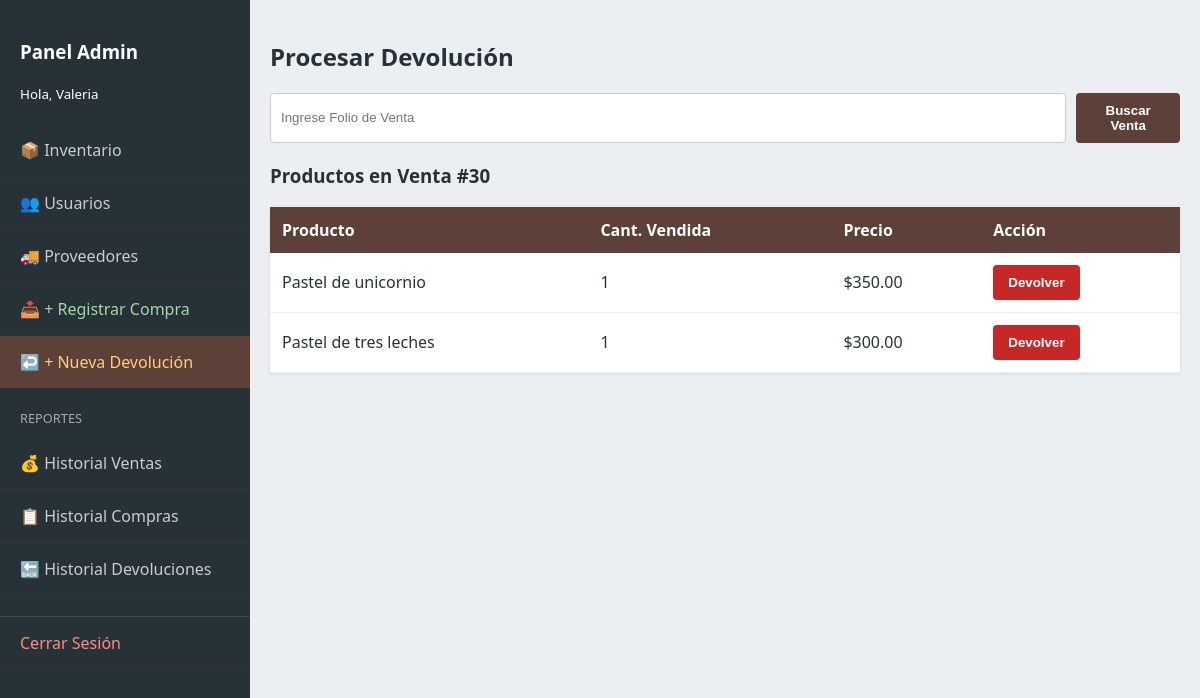
The app's page /admin_devoluciones.php?folio=30 (signed in) with its own data.
### tables this page shows
CREATE TABLE `ventas_det` (
  `id` int(10) UNSIGNED NOT NULL,
  `id_venta` int(10) UNSIGNED NOT NULL,
  `id_item` int(10) UNSIGNED NOT NULL,
  `cantidad` int(10) UNSIGNED NOT NULL,
  `precio_unitario` decimal(10,2) NOT NULL,
  `total` decimal(10,2) NOT NULL
);

CREATE TABLE `items` (
  `id` int(10) UNSIGNED NOT NULL,
  `codigo` varchar(50) NOT NULL,
  `nombre` varchar(150) NOT NULL,
  `descripcion` text DEFAULT NULL,
  `precio` decimal(10,2) NOT NULL,
  `id_proveedor` int(10) UNSIGNED DEFAULT NULL,
  `activo` tinyint(1) NOT NULL DEFAULT 1,
  `creado_en` timestamp NOT NULL DEFAULT current_timestamp(),
  `imagen` varchar(255) DEFAULT 'default.png'
);

### admin_devoluciones.php (the view, shortened to what this page needs)
<?php
require 'db.php';
$venta = null;
if (isset($_GET['folio'])) {
    $folio = $_GET['folio'];
    $sql = "SELECT vd.*, i.nombre
            FROM ventas_det vd
            JOIN items i ON vd.id_item = i.id
            WHERE vd.id_venta = $folio";
    $venta = $conn->query($sql);
}
?>
<!DOCTYPE html>
<html lang="es">
<head>
    <link rel="stylesheet" href="styles.css">
</head>
<body>
    <div class="admin-layout">
        <nav class="sidebar">
            <div style="padding: 20px;">
                <h3>Panel Admin</h3>
                <small>Hola, <?php echo htmlspecialchars($_SESSION['user_name']); ?></small>
            </div>
            <div class="menu">
                <a href="admin.php">📦 Inventario</a>
                <a href="admin_usuarios.php">👥 Usuarios</a>
                <a href="admin_proveedores.php">🚚 Proveedores</a>
                <a href="admin_compras.php" style="color:#A5D6A7;">📥 + Registrar Compra</a>
                <a href="admin_devoluciones.php" style="color:#FFCC80;" class="active">↩️ + Nueva Devolución</a>
                <div style="padding:10px 20px; color:#aaa; font-size:0.8rem; margin-top:10px;">REPORTES</div>
                <a href="admin_reporte_ventas.php">💰 Historial Ventas</a>
                <a href="admin_historial_compras.php">📋 Historial Compras</a>
                <a href="admin_historial_devoluciones.php">🔙 Historial Devoluciones</a>
                <a href="logout.php" style="border-top: 1px solid #444; color: #ff8a80; margin-top:20px;">Cerrar Sesión</a>
            </div>
        </nav>
        <main class="admin-content">
            <h2>Procesar Devolución</h2>
            <form method="GET" style="display:flex; gap:10px; margin-bottom:20px;">
                <input type="number" name="folio" class="form-control" placeholder="Ingrese Folio de Venta" required>
                <button class="btn btn-primary">Buscar Venta</button>
            </form>
            <?php if($venta && $venta->num_rows > 0): ?>
                <h3>Productos en Venta #<?= $_GET['folio'] ?></h3>
                <table class="admin-table">
                    <thead><tr><th>Producto</th><th>Cant. Vendida</th><th>Precio</th><th>Acción</th></tr></thead>
                    <tbody>
                        <?php while($row = $venta->fetch_assoc()): ?>
                        <tr>
                            <td><?= $row['nombre'] ?></td>
                            <td><?= $row['cantidad'] ?></td>
                            <td>$<?= $row['precio_unitario'] ?></td>
                            <td>
                                <button class="btn btn-danger" onclick="devolver(<?= $row['id_venta'] ?>, <?= $row['id_item'] ?>, <?= $row['cantidad'] ?>)">Devolver</button>
                            </td>
                        </tr>
                        <?php endwhile; ?>
                    </tbody>
                </table>
            <?php elseif(isset($_GET['folio'])): ?>
                <p>No se encontró la venta o no tiene productos.</p>
            <?php endif; ?>
        </main>
    </div>
</body>
</html>

### styles.css (style rules this page uses)
:root { --primary: #5D4037; --secondary: #D7CCC8; --accent: #2E7D32; --danger: #C62828; --dark: #263238; --light: #ECEFF1; --white: #ffffff; }
* { box-sizing: border-box; }
body { font-family: 'Segoe UI', sans-serif; background: var(--light); margin: 0; color: var(--dark); }
.btn { border: none; padding: 10px 15px; border-radius: 4px; cursor: pointer; font-weight: bold; color: white; transition: 0.2s; text-decoration: none; display: inline-block; }
.btn-primary { background: var(--primary); }
.btn-danger { background: var(--danger); }
.admin-layout { display: flex; height: 100vh; overflow: hidden; }
.sidebar { width: 250px; background: var(--dark); color: white; display: flex; flex-direction: column; }
.menu a { display: block; padding: 15px 20px; color: #ccc; text-decoration: none; border-bottom: 1px solid #333; }
.menu a:hover, .menu a.active { background: var(--primary); color: white; }
.admin-content { flex: 1; padding: 20px; overflow-y: auto; }
table.admin-table { width: 100%; border-collapse: collapse; background: white; box-shadow: 0 1px 3px rgba(0,0,0,0.1); }
table.admin-table th { background: var(--primary); color: white; padding: 12px; text-align: left; }
table.admin-table td { padding: 12px; border-bottom: 1px solid #eee; }
.form-control { width: 100%; padding: 10px; border: 1px solid #ccc; border-radius: 4px; }

### records on screen
ventas_det: id_item.nombre "Pastel de unicornio", cantidad "1", precio_unitario "350.00"
ventas_det: id_item.nombre "Pastel de tres leches", cantidad "1", precio_unitario "300.00"

### other values on screen
$_SESSION['user_name'] "Valeria"
$_GET['folio'] "30"
